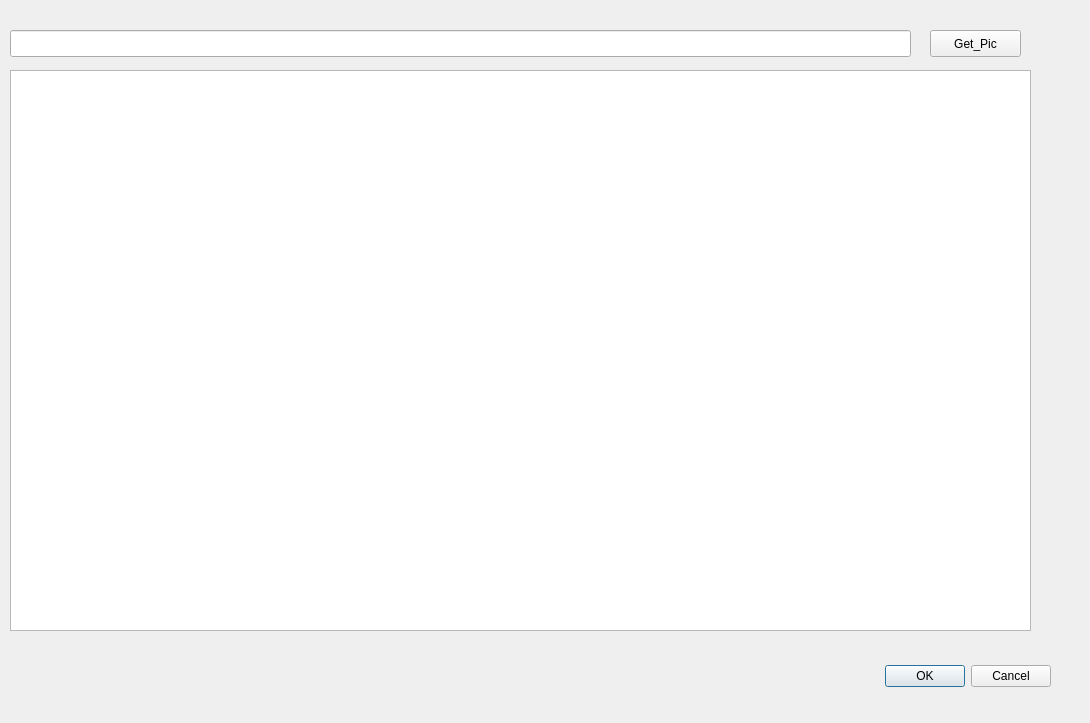
<?xml version="1.0" encoding="UTF-8"?>
<ui version="4.0">
 <class>Dialog</class>
 <widget class="QDialog" name="Dialog">
  <property name="geometry">
   <rect>
    <x>0</x>
    <y>0</y>
    <width>1090</width>
    <height>723</height>
   </rect>
  </property>
  <property name="windowTitle">
   <string>Dialog</string>
  </property>
  <widget class="QDialogButtonBox" name="buttonBox">
   <property name="geometry">
    <rect>
     <x>710</x>
     <y>660</y>
     <width>341</width>
     <height>32</height>
    </rect>
   </property>
   <property name="orientation">
    <enum>Qt::Horizontal</enum>
   </property>
   <property name="standardButtons">
    <set>QDialogButtonBox::Cancel|QDialogButtonBox::Ok</set>
   </property>
  </widget>
  <widget class="QLineEdit" name="lineEdit">
   <property name="geometry">
    <rect>
     <x>10</x>
     <y>30</y>
     <width>901</width>
     <height>27</height>
    </rect>
   </property>
  </widget>
  <widget class="QTextEdit" name="textEdit">
   <property name="geometry">
    <rect>
     <x>10</x>
     <y>70</y>
     <width>1021</width>
     <height>561</height>
    </rect>
   </property>
  </widget>
  <widget class="QPushButton" name="pushButton">
   <property name="geometry">
    <rect>
     <x>930</x>
     <y>30</y>
     <width>91</width>
     <height>27</height>
    </rect>
   </property>
   <property name="text">
    <string>Get_Pic</string>
   </property>
  </widget>
 </widget>
 <resources/>
 <connections>
  <connection>
   <sender>pushButton</sender>
   <signal>clicked()</signal>
   <receiver>Dialog</receiver>
   <slot>accept()</slot>
   <hints>
    <hint type="sourcelabel">
     <x>948</x>
     <y>39</y>
    </hint>
    <hint type="destinationlabel">
     <x>1120</x>
     <y>85</y>
    </hint>
   </hints>
  </connection>
 </connections>
</ui>
